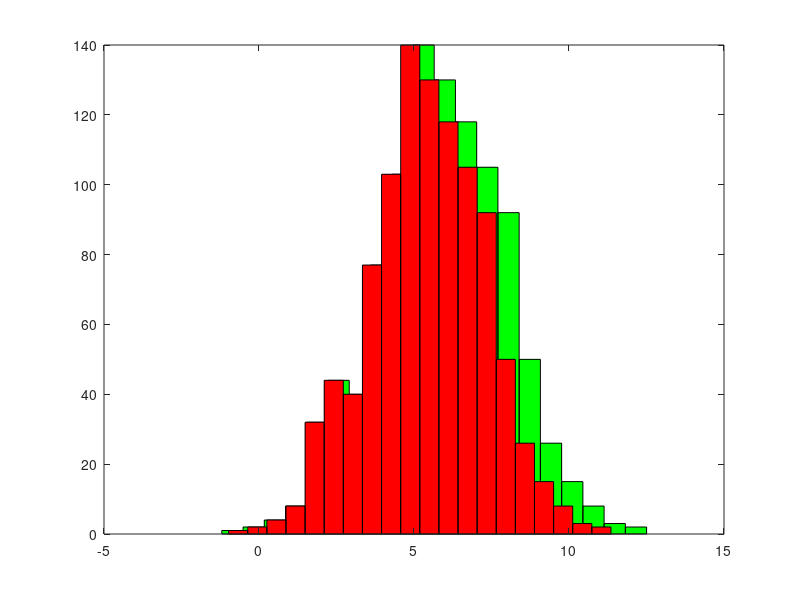

Recreate this plot in MATLAB.
close all; clear all;

n_s = 1e3;
mu = 50;
sigma = 20;


x = normrnd(mu,sigma,[1,n_s]);

grades = 1 + 0.09*x;
grades2 = 1 + 0.1*x;

av1 = sum(grades)/n_s;
av2 = sum(grades2)/n_s;

figure(1);
hist(grades2,20,'g')

hold on;
hist(grades,20,'r');